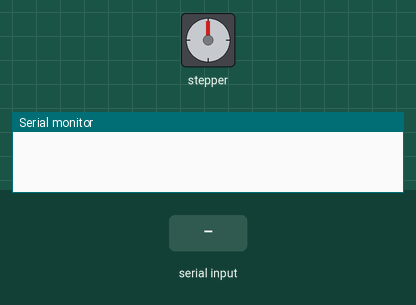
Recording of a sketch running on a simulated Arduino Uno, built with avr-gcc and run on an emulated ATmega328P. Shown: stepper motor, the last lines printed to the serial monitor. The test bench sets the inputs (shaded band). Stepper angles assume 200 steps per turn.

Above: at 1.2 s.
1.3 s: "90,45\n" received over Serial
At 3.5 s:
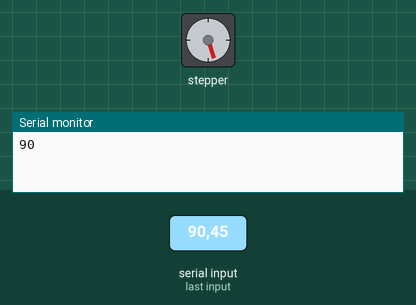
3.9 s: "30,150\n" received over Serial
At 5.5 s:
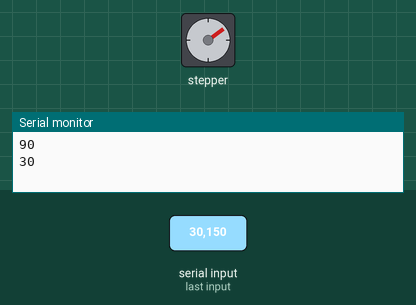
Timing chart, 0 to 7.0 s (numbered marks = the images above; inputs shaded):
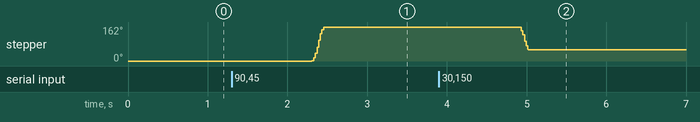

Measured:
- after the input at 1.3 s, stepper: turns 162° clockwise in 0.15 s, starting after 1.0 s
- after the input at 3.9 s, stepper: turns 108° counter-clockwise in 0.12 s, starting after 1.0 s

The sketch:

motor_controller_driver_LV.ino
```cpp
#include <AccelStepper.h>

int motorSpeed = 9600; //maximum steps per second (about 3rps / at 16 microsteps)
int motorAccel = 80000; //steps/second/second to accelerate

int motorDirPin = 2; //digital pin 2
int motorStepPin = 3; //digital pin 3
char stepinput[9] = "        "; //needs to have one space for null character
long stepcounter = 0;

//set up the accelStepper intance
//the "1" tells it we are using a driver
AccelStepper stepper(1, motorStepPin, motorDirPin);

void setup() {
  stepper.setMaxSpeed(motorSpeed);
  stepper.setSpeed(motorSpeed);
  stepper.setAcceleration(motorAccel);

 // stepper.moveTo(32000); //move 32000 steps (should be 10 rev)
  Serial.begin(9600);

}

void loop() {
    memset(&stepinput[0],0,sizeof(stepinput)); //clear char string

  if ( Serial.available() ){
    Serial.readBytes(stepinput, 16);
    stepcounter=atol(stepinput);
// stepcounter=Serial.parseInt();
 //   Serial.print("going to position ");
      Serial.println(stepcounter);

  }
 //     delay(250);
    stepper.moveTo(stepcounter);


  //these must be called as often as possible to ensure smooth operation
  //any delay will cause jerky motion
  stepper.run();

} //loop
```
